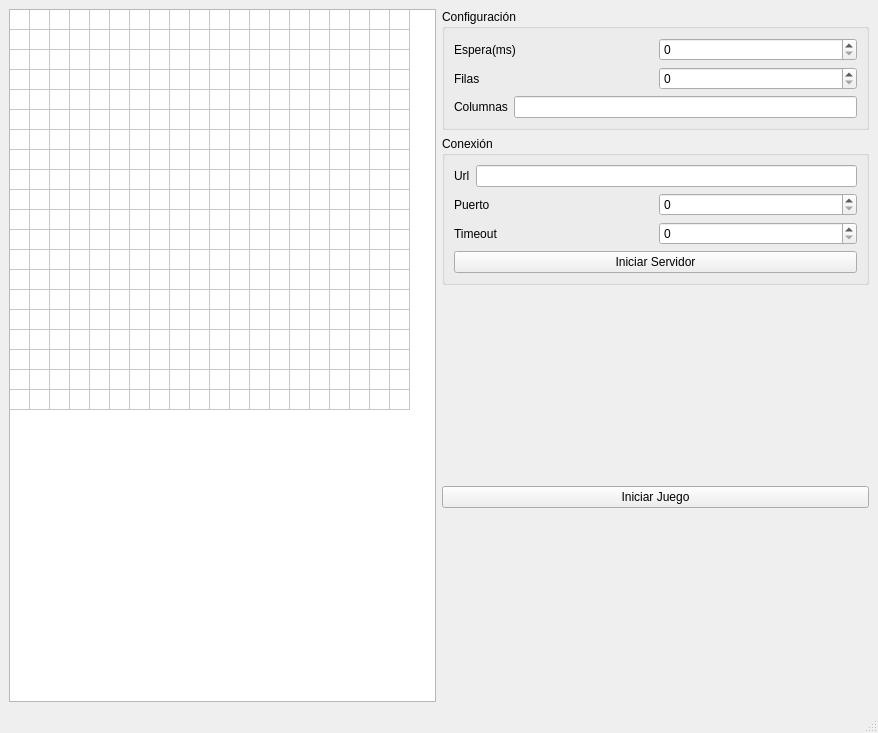
<?xml version="1.0" encoding="UTF-8"?>
<ui version="4.0">
 <class>MainWindow</class>
 <widget class="QMainWindow" name="MainWindow">
  <property name="geometry">
   <rect>
    <x>0</x>
    <y>0</y>
    <width>878</width>
    <height>733</height>
   </rect>
  </property>
  <property name="windowTitle">
   <string>Servidor</string>
  </property>
  <widget class="QWidget" name="centralwidget">
   <layout class="QHBoxLayout" name="horizontalLayout_2">
    <item>
     <layout class="QHBoxLayout" name="horizontalLayout">
      <item>
       <widget class="QTableWidget" name="tableWidget">
        <property name="rowCount">
         <number>20</number>
        </property>
        <property name="columnCount">
         <number>20</number>
        </property>
        <attribute name="horizontalHeaderVisible">
         <bool>false</bool>
        </attribute>
        <attribute name="horizontalHeaderDefaultSectionSize">
         <number>20</number>
        </attribute>
        <attribute name="horizontalHeaderHighlightSections">
         <bool>false</bool>
        </attribute>
        <attribute name="horizontalHeaderMinimumSectionSize">
         <number>20</number>
        </attribute>
        <attribute name="horizontalHeaderShowSortIndicator" stdset="0">
         <bool>false</bool>
        </attribute>
        <attribute name="horizontalHeaderStretchLastSection">
         <bool>false</bool>
        </attribute>
        <attribute name="verticalHeaderVisible">
         <bool>false</bool>
        </attribute>
        <attribute name="verticalHeaderDefaultSectionSize">
         <number>20</number>
        </attribute>
        <attribute name="verticalHeaderMinimumSectionSize">
         <number>20</number>
        </attribute>
        <row/>
        <row/>
        <row/>
        <row/>
        <row/>
        <row/>
        <row/>
        <row/>
        <row/>
        <row/>
        <row/>
        <row/>
        <row/>
        <row/>
        <row/>
        <row/>
        <row/>
        <row/>
        <row/>
        <row/>
        <column/>
        <column/>
        <column/>
        <column/>
        <column/>
        <column/>
        <column/>
        <column/>
        <column/>
        <column/>
        <column/>
        <column/>
        <column/>
        <column/>
        <column/>
        <column/>
        <column/>
        <column/>
        <column/>
        <column/>
       </widget>
      </item>
      <item>
       <layout class="QVBoxLayout" name="verticalLayout">
        <item>
         <widget class="QGroupBox" name="ConfiguracionBox">
          <property name="title">
           <string>Configuración</string>
          </property>
          <layout class="QVBoxLayout" name="verticalLayout_3">
           <item>
            <layout class="QVBoxLayout" name="verticalLayout_2">
             <item>
              <layout class="QHBoxLayout" name="horizontalLayout_5">
               <item>
                <widget class="QLabel" name="EsperaLabel">
                 <property name="text">
                  <string>Espera(ms)</string>
                 </property>
                </widget>
               </item>
               <item>
                <widget class="QSpinBox" name="spinBox_2"/>
               </item>
              </layout>
             </item>
             <item>
              <layout class="QHBoxLayout" name="horizontalLayout_4">
               <item>
                <widget class="QLabel" name="FilasLabel">
                 <property name="text">
                  <string>Filas</string>
                 </property>
                </widget>
               </item>
               <item>
                <widget class="QSpinBox" name="spinBox"/>
               </item>
              </layout>
             </item>
             <item>
              <layout class="QHBoxLayout" name="horizontalLayout_3">
               <item>
                <widget class="QLabel" name="ColumnasLabel">
                 <property name="text">
                  <string>Columnas</string>
                 </property>
                </widget>
               </item>
               <item>
                <widget class="QLineEdit" name="lineEdit"/>
               </item>
              </layout>
             </item>
            </layout>
           </item>
          </layout>
         </widget>
        </item>
        <item>
         <widget class="QGroupBox" name="ConexionBox">
          <property name="title">
           <string>Conexión</string>
          </property>
          <layout class="QHBoxLayout" name="horizontalLayout_10">
           <item>
            <layout class="QVBoxLayout" name="verticalLayout_4">
             <item>
              <layout class="QHBoxLayout" name="horizontalLayout_9">
               <item>
                <widget class="QLabel" name="UrlLabel">
                 <property name="text">
                  <string>Url</string>
                 </property>
                </widget>
               </item>
               <item>
                <widget class="QLineEdit" name="lineEdit_2"/>
               </item>
              </layout>
             </item>
             <item>
              <layout class="QHBoxLayout" name="horizontalLayout_8">
               <item>
                <widget class="QLabel" name="PuertoLabel">
                 <property name="text">
                  <string>Puerto</string>
                 </property>
                </widget>
               </item>
               <item>
                <widget class="QSpinBox" name="spinBox_3"/>
               </item>
              </layout>
             </item>
             <item>
              <layout class="QHBoxLayout" name="horizontalLayout_6">
               <item>
                <widget class="QLabel" name="TimeoutLabel">
                 <property name="text">
                  <string>Timeout</string>
                 </property>
                </widget>
               </item>
               <item>
                <widget class="QSpinBox" name="spinBox_4"/>
               </item>
              </layout>
             </item>
             <item>
              <layout class="QHBoxLayout" name="horizontalLayout_7">
               <item>
                <widget class="QPushButton" name="IniciarServidorButton">
                 <property name="text">
                  <string>Iniciar Servidor</string>
                 </property>
                </widget>
               </item>
              </layout>
             </item>
            </layout>
           </item>
          </layout>
         </widget>
        </item>
        <item>
         <spacer name="verticalSpacer">
          <property name="orientation">
           <enum>Qt::Vertical</enum>
          </property>
          <property name="sizeHint" stdset="0">
           <size>
            <width>20</width>
            <height>40</height>
           </size>
          </property>
         </spacer>
        </item>
        <item>
         <widget class="QPushButton" name="IniciarJuegoButton">
          <property name="text">
           <string>Iniciar Juego</string>
          </property>
         </widget>
        </item>
        <item>
         <spacer name="verticalSpacer_2">
          <property name="orientation">
           <enum>Qt::Vertical</enum>
          </property>
          <property name="sizeHint" stdset="0">
           <size>
            <width>20</width>
            <height>40</height>
           </size>
          </property>
         </spacer>
        </item>
       </layout>
      </item>
     </layout>
    </item>
   </layout>
  </widget>
  <widget class="QMenuBar" name="menubar">
   <property name="geometry">
    <rect>
     <x>0</x>
     <y>0</y>
     <width>878</width>
     <height>27</height>
    </rect>
   </property>
  </widget>
  <widget class="QStatusBar" name="statusbar"/>
 </widget>
 <resources/>
 <connections/>
</ui>
